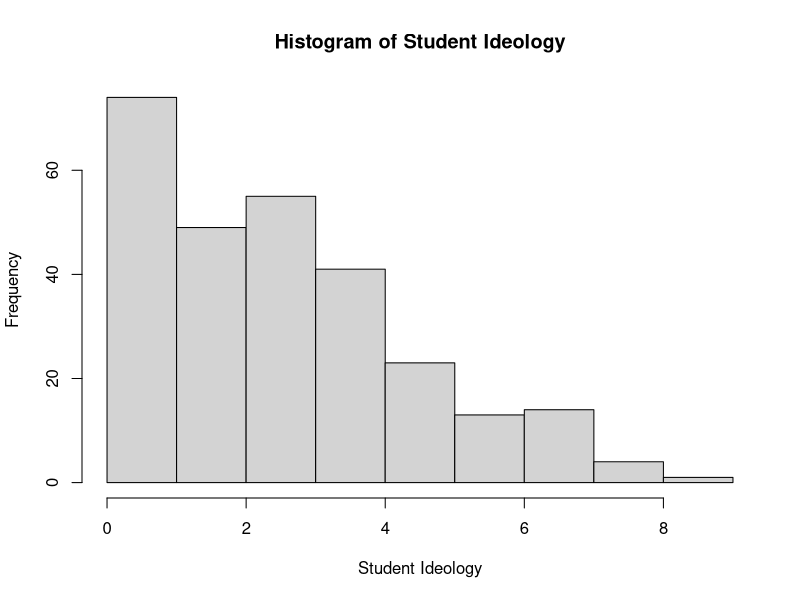

This figure's R source:
## ---- chunk 1
knitr::opts_chunk$set(echo = TRUE)
## ---- chunk 2
setwd ("C:/Users/ryans/Documents/POLI 210")
getwd() #just to check
cl.sv <- read.csv("class_survey.csv") #stands for class survey 
## ---- chunk 3
dim(cl.sv)
str(cl.sv)
#str shows more detailed account for number of obs. and variables
print(dim(cl.sv))
print(str(cl.sv)) #literally "printing" functions
## ---- chunk 4
cl.sv[1,1:3]
## ---- chunk 5
hist(cl.sv$ideology,
     main = "Histogram of Student Ideology",
     xlab = "Student Ideology")

table(cl.sv$ideology)
## ---- chunk 6
mean(cl.sv$ideology, na.rm = TRUE)
median(cl.sv$ideology, na.rm = TRUE)
sd(cl.sv$ideology, na.rm = TRUE)
## ---- chunk 7
cl.sv$ideology_recode <- cl.sv$ideology

cl.sv$ideology_recode[cl.sv$ideology <= 3] <- "Left-Leaning"
cl.sv$ideology_recode[cl.sv$ideology >= 4 &
  cl.sv$ideology_recode <= 6] <- "Moderates"
cl.sv$ideology_recode[cl.sv$ideology >= 7] <- "Right-Leaning"

table(cl.sv$ideology_recode) 
#test to see if function works 

table(cl.sv$ideology_recode, cl.sv$ideology) 
#table comparing re-coded variable to ideology
## ---- chunk 8
cl.sv$gender_recode <- cl.sv$gender
cl.sv$gender_recode[cl.sv$gender == "Male"]
cl.sv$gender_recode[cl.sv$gender == "Female"]
cl.sv$gender_recode[cl.sv$gender == ""] <-NA
cl.sv$gender_recode[cl.sv$gender == "Other"] <- NA

table(cl.sv$gender) #test to compare to re-coded gender variable


table( cl.sv$gender,cl.sv$gender_recode) 
#test to see if functions were successful 


table(cl.sv$gender_recode) 
#test to see function alone 


table(cl.sv$gender_recode, cl.sv$ideology) 
#comparison between ideology and gender (male and female respondents only)

table(cl.sv$gender_recode, cl.sv$ideology)
